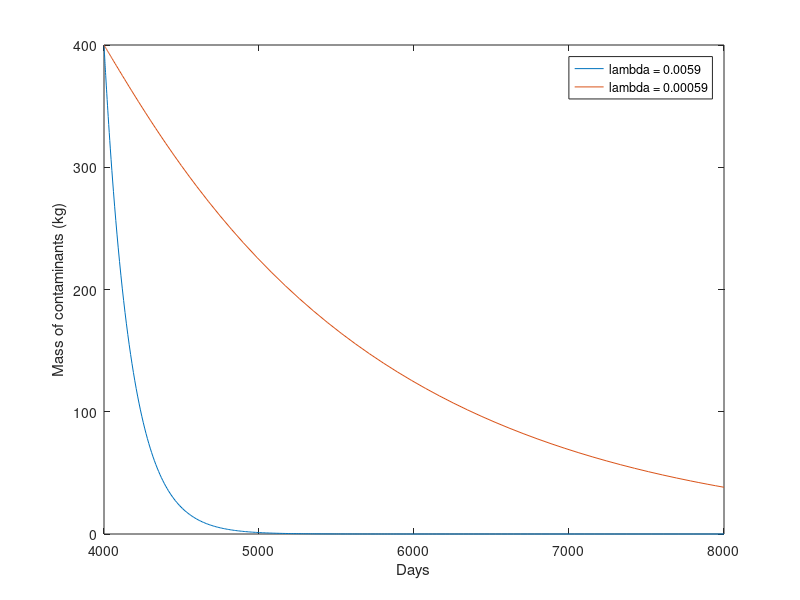

This chart was generated by the following MATLAB code:
% Matt McDade
% ANM 2 
% HW 4 problem 3

function hw_4_3
    close all; clc;
    
    K1 = 0.1233; K2 = 0.00532; t0 = 3689.21;
    Jin = @(t) K1 * exp(-K2 * (t - t0));
    
    lambda = 0.0059; 
    Mp = @(t, M) Jin(t) - lambda * M;
    
    M0 = 400;
    tspan = [4000 8000];
    tol = 1e-6;
    options = odeset('AbsTol',tol,'RelTol',tol);
    
    [T1, M1] = ode45(Mp, tspan, M0, options);
    
    lambda = 0.00059; 
    Mp = @(t, M) Jin(t) - lambda * M;
    [T2, M2] = ode45(Mp, tspan, M0, options);
    
    figure(1)
    plot(T1, M1, T2, M2)
    legend('lambda = 0.0059', 'lambda = 0.00059')
    xlabel("Days")
    ylabel("Mass of contaminants (kg)")
end
